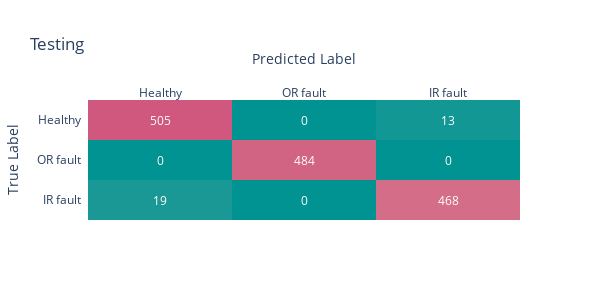

Source (notebook cell):
### Code cell
# testing
# Construimos una visualización para la matriz de confusión
z_test = confusion_matrix(np.argmax(testy,axis=1), np.argmax(pred_test,axis=1))
# Reformateo la matriz para que me quede mejor el gráfico
z_test[[0,2],:] = z_test[[2,0],:]
x = ['Healthy', 'OR fault', 'IR fault']
y = ['IR fault', 'OR fault', 'Healthy']
z_text = [[str(y) for y in x] for x in z_test]
heatmap = ff.create_annotated_heatmap(z_test, x=x, y=y, annotation_text=z_text, colorscale='tealrose')
heatmap.update_layout(title_text='Testing',height=300,width=600,
                      xaxis_title="Predicted Label",yaxis_title="True Label")
heatmap.show()

### Figure 1 — Plotly figure (JSON) as saved in the notebook; plotly's stock layout.template omitted (floating-point values rounded to 4 significant figures)
{"data": [{"colorscale": [[0, "rgb(0, 147, 146)"], [0.1667, "rgb(114, 170, 161)"], [0.3333, "rgb(177, 199, 179)"], [0.5, "rgb(241, 234, 200)"], [0.6667, "rgb(229, 185, 173)"], [0.8333, "rgb(217, 137, 148)"], [1, "rgb(208, 88, 126)"]], "reversescale": false, "showscale": false, "type": "heatmap", "x": ["Healthy", "OR fault", "IR fault"], "y": ["IR fault", "OR fault", "Healthy"], "z": [[19, 0, 468], [0, 484, 0], [505, 0, 13]]}], "layout": {"annotations": [{"font": {"color": "#FFFFFF"}, "showarrow": false, "text": "19", "x": "Healthy", "xref": "x", "y": "IR fault", "yref": "y"}, {"font": {"color": "#FFFFFF"}, "showarrow": false, "text": "0", "x": "OR fault", "xref": "x", "y": "IR fault", "yref": "y"}, {"font": {"color": "#FFFFFF"}, "showarrow": false, "text": "468", "x": "IR fault", "xref": "x", "y": "IR fault", "yref": "y"}, {"font": {"color": "#FFFFFF"}, "showarrow": false, "text": "0", "x": "Healthy", "xref": "x", "y": "OR fault", "yref": "y"}, {"font": {"color": "#FFFFFF"}, "showarrow": false, "text": "484", "x": "OR fault", "xref": "x", "y": "OR fault", "yref": "y"}, {"font": {"color": "#FFFFFF"}, "showarrow": false, "text": "0", "x": "IR fault", "xref": "x", "y": "OR fault", "yref": "y"}, {"font": {"color": "#FFFFFF"}, "showarrow": false, "text": "505", "x": "Healthy", "xref": "x", "y": "Healthy", "yref": "y"}, {"font": {"color": "#FFFFFF"}, "showarrow": false, "text": "0", "x": "OR fault", "xref": "x", "y": "Healthy", "yref": "y"}, {"font": {"color": "#FFFFFF"}, "showarrow": false, "text": "13", "x": "IR fault", "xref": "x", "y": "Healthy", "yref": "y"}], "height": 300, "title": {"text": "Testing"}, "width": 600, "xaxis": {"dtick": 1, "gridcolor": "rgb(0, 0, 0)", "side": "top", "ticks": "", "title": {"text": "Predicted Label"}}, "yaxis": {"dtick": 1, "ticks": "", "ticksuffix": "  ", "title": {"text": "True Label"}}}}
